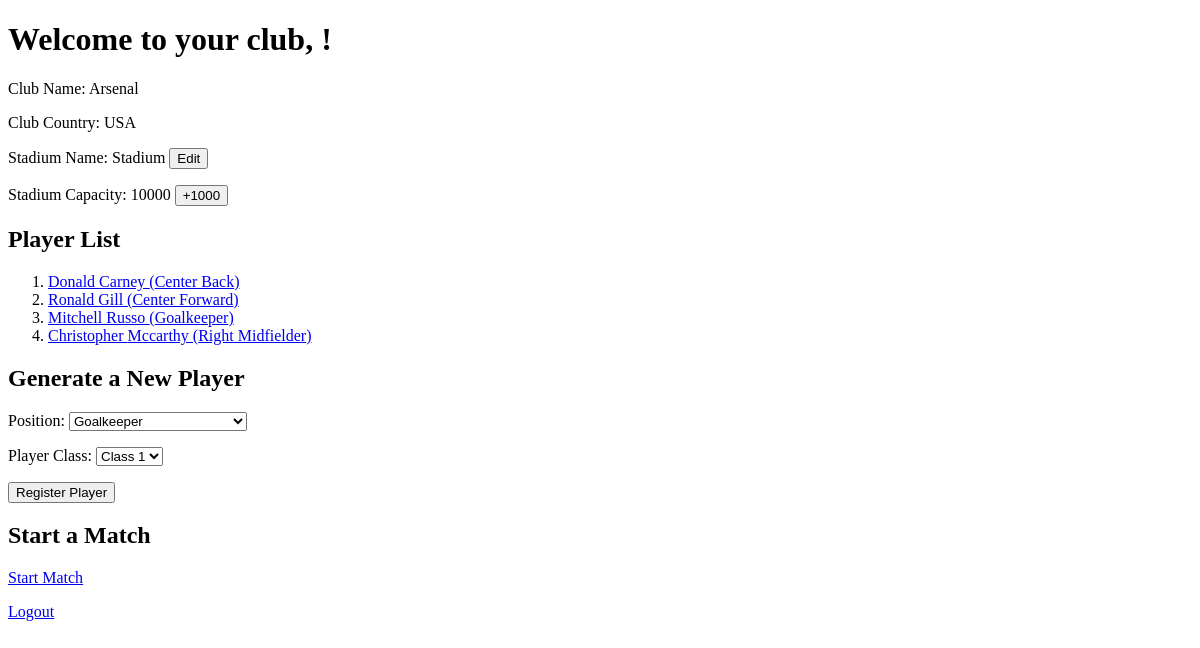
/club/2/, run on an earlier commit of the app's database.
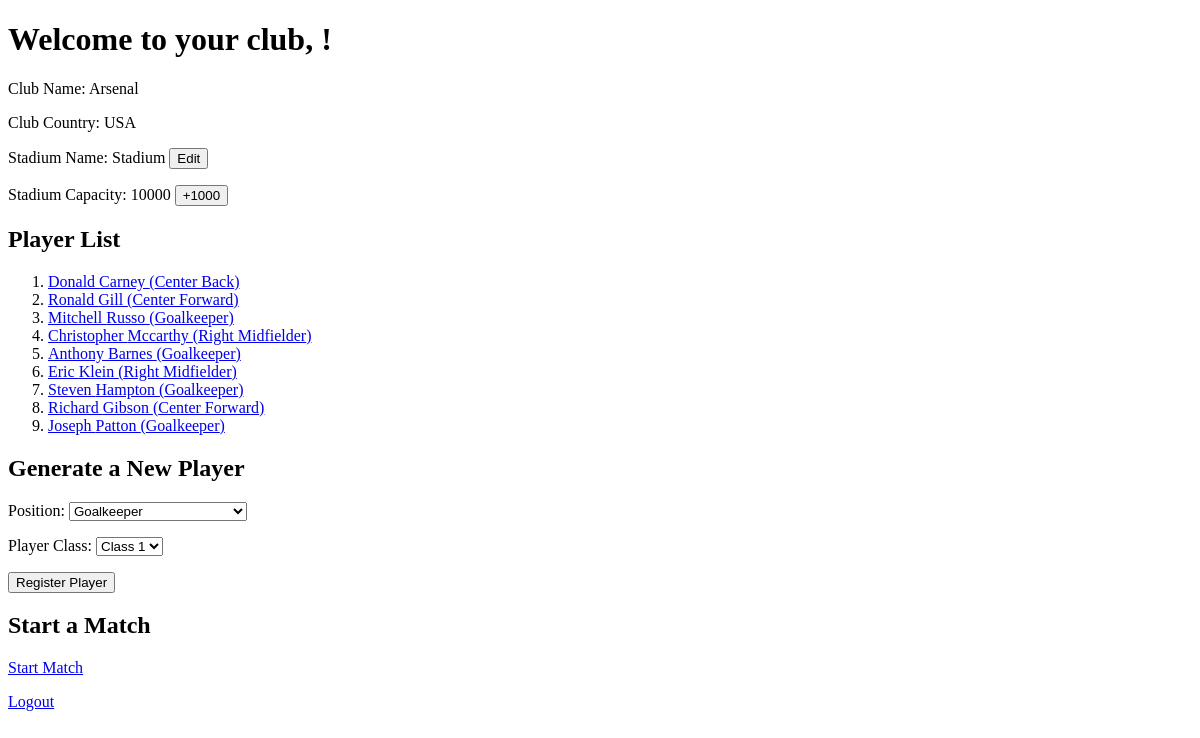
And on a later commit of the database.
### players/models.py (models this page shows, shortened)
class Player(models.Model):
    POSITIONS = [
        ('Goalkeeper', 'Goalkeeper'),
        ('Right Back', 'Right Back'),
        ('Left Back', 'Left Back'),
        ('Center Back', 'Center Back'),
        ('Right Midfielder', 'Right Midfielder'),
        ('Central Midfielder', 'Central Midfielder'),
        ('Left Midfielder', 'Left Midfielder'),
        ('Attacking Midfielder', 'Attacking Midfielder'),
        ('Center Forward', 'Center Forward'),
    ]
    first_name = models.CharField(max_length=100, default='')
    last_name = models.CharField(max_length=100, default='')
    age = models.IntegerField(default=17)
    club = models.ForeignKey(Club, on_delete=models.CASCADE, null=True, blank=True)
    nationality = models.CharField(max_length=50, default="Unknown")
    position = models.CharField(max_length=50, choices=POSITIONS, default='Unknown')
    player_class = models.PositiveSmallIntegerField(null=True, blank=True)
    strength = models.IntegerField(null=True, blank=True)
    stamina = models.IntegerField(null=True, blank=True)
    pace = models.IntegerField(null=True, blank=True)
    marking = models.IntegerField(null=True, blank=True)
    tackling = models.IntegerField(null=True, blank=True)
    work_rate = models.IntegerField(null=True, blank=True)
    positioning = models.IntegerField(null=True, blank=True)
    passing = models.IntegerField(null=True, blank=True)
    crossing = models.IntegerField(null=True, blank=True)
    dribbling = models.IntegerField(null=True, blank=True)
    ball_control = models.IntegerField(null=True, blank=True)
    heading = models.IntegerField(null=True, blank=True)
    finishing = models.IntegerField(null=True, blank=True)
    long_range = models.IntegerField(null=True, blank=True)
    vision = models.IntegerField(null=True, blank=True)
    handling = models.IntegerField(null=True, blank=True)
    reflexes = models.IntegerField(null=True, blank=True)
    aerial = models.IntegerField(null=True, blank=True)
    jumping = models.IntegerField(null=True, blank=True)
    command = models.IntegerField(null=True, blank=True)
    throwing = models.IntegerField(null=True, blank=True)
    kicking = models.IntegerField(null=True, blank=True)
    class Meta:
        unique_together = ('first_name', 'last_name')

### players/views.py (the view)
# urls.py: path('club/<int:club_id>/', views.club_detail, name='club_detail'),
def club_detail(request, club_id):
    club = get_object_or_404(Club, id=club_id)
    context = {
        'club': club,
        'form': GeneratePlayerForm()
    }
    return render(request, 'club_detail.html', context)

### players/forms.py
class GeneratePlayerForm(forms.Form):
    position = forms.ChoiceField(choices=[
        ('Goalkeeper', 'Goalkeeper'),
        ('Right Back', 'Right Back'),
        ('Left Back', 'Left Back'),
        ('Center Back', 'Center Back'),
        ('Right Midfielder', 'Right Midfielder'),
        ('Central Midfielder', 'Central Midfielder'),
        ('Left Midfielder', 'Left Midfielder'),
        ('Attacking Midfielder', 'Attacking Midfielder'),
        ('Center Forward', 'Center Forward'),
        ('Defensive Midfielder', 'Defensive Midfielder'),  # Новая позиция
        ('Right Defensive Midfielder', 'Right Defensive Midfielder'),  # Новая позиция
        ('Left Defensive Midfielder', 'Left Defensive Midfielder'),  # Новая позиция
    ])
    player_class = forms.ChoiceField(
        choices=[(1, 'Class 1'), (2, 'Class 2'), (3, 'Class 3'), (4, 'Class 4')],
        label='Player Class'
    )

### players/templates/club_detail.html (shortened to what this page needs)
<!DOCTYPE html>
<html>
<head>
</head>
<body>
    <h1>Welcome to your club, {{ request.user.username }}!</h1>
    <p>Club Name: {{ club.name }}</p>
    <p>Club Country: {{ club.country }}</p>
    <p>
        Stadium Name: <span id="stadium-name">{{ club.stadium_name }}</span>
        <button id="edit-stadium">Edit</button>
    </p>
    <p>
        Stadium Capacity: <span id="stadium-capacity">{{ club.stadium_capacity }}</span>
        <button id="increase-capacity">+1000</button>
    </p>
    <h2>Player List</h2>
    <ol>
        {% for player in club.player_set.all %}
        <li><a href="{% url 'player_detail' player.id %}">{{ player.first_name }} {{ player.last_name }} ({{ player.position }})</a></li>
        {% endfor %}
    </ol>
    <h2>Generate a New Player</h2>
    <form action="{% url 'generate_player_for_club' club.id %}" method="post">
        {{ form.as_p }}
        <button type="submit">Register Player</button>
    </form>
    <h2>Start a Match</h2>
    <a href="{% url 'start_match' club.id %}">Start Match</a>
    <p><a href="{% url 'logout' %}">Logout</a></p>
</body>
</html>

What changed in the data, as far as the page shows it:
added Player: first_name "Anthony", last_name "Barnes", position "Goalkeeper"
added Player: first_name "Eric", last_name "Klein", position "Right Midfielder"
added Player: first_name "Steven", last_name "Hampton", position "Goalkeeper"
added Player: first_name "Richard", last_name "Gibson", position "Center Forward"
added Player: first_name "Joseph", last_name "Patton", position "Goalkeeper"
